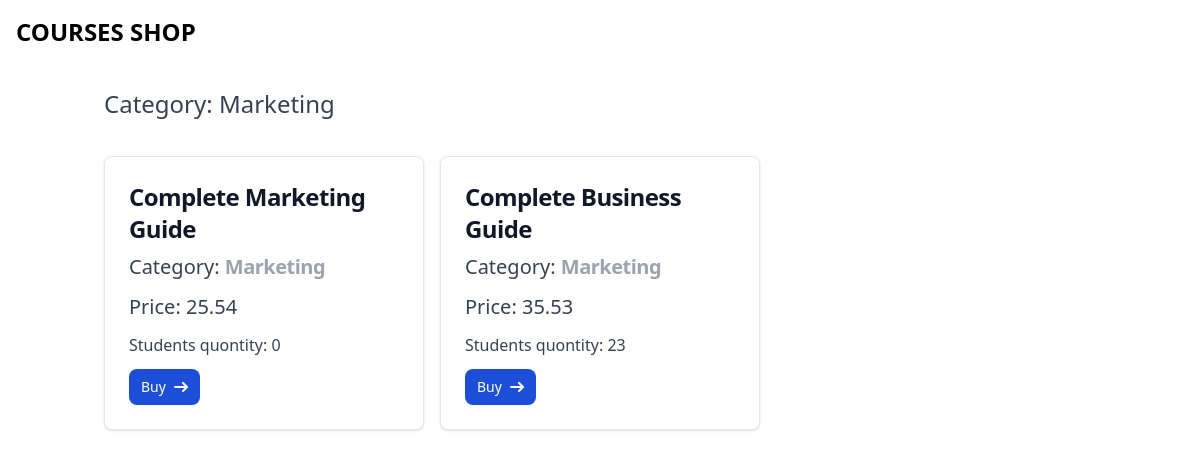
Screenshot of /shop/category/2 with the database file from the repository.
### shop/models.py (models this page shows, shortened)
class Category(models.Model):
    title = models.CharField(max_length=255)
    created_at = models.DateTimeField(default=timezone.now)

class Course(models.Model):
    title = models.CharField(max_length=300)
    price = models.FloatField()
    students_qty = models.IntegerField(default=0)
    reviews_qty = models.IntegerField(default=0)
    category = models.ForeignKey(Category, on_delete=models.CASCADE)
    created_at = models.DateTimeField(default=timezone.now)

### shop/views.py (the view)
# urls.py: path('category/<int:category_id>', views.show_category, name='category'),
def show_category(request: HttpRequest, category_id: int) -> HttpResponse:
    category = get_object_or_404(Category, pk=category_id)
    context = {
        'category': category,
        'courses': category.course_set.all(),
    }
    return render(request, 'shop/category.html', context)

### templates/shop/category.html (shortened to what this page needs)
{% extends "base.html" %}
{% block content %}
    <div class="pt-6 px-4">
        <p class="text-2xl mb-3 font-normal text-gray-700 dark:text-gray-400">Category: {{ category.title }} </p>
        {% include "shop/includes/courses_list.html" %}
    </div>
{% endblock %}

### templates/shop/includes/courses_list.html
<div class="grid lg:grid-cols-3 md:grid-cols-2 grid-cols-1 gap-4 pt-6">
    {% for course in courses %}
        <div class="max-w-sm p-6 bg-white border border-gray-200 rounded-lg shadow dark:bg-gray-800 dark:border-gray-700">
            <a href="{% url "shop:show" course.id %}">
                <h5 class="mb-2 text-2xl font-bold tracking-tight text-gray-900 dark:text-white">{{ course.title }}</h5>
            </a>
            <p class="text-xl mb-3 font-normal text-gray-700 dark:text-gray-400">Category: <a
                href="{% url "shop:category" course.category.id%}"
                class="mb-2 text-xl font-bold tracking-tight text-gray-400 dark:text-white"
                >{{ course.category.title }}</a> </p>
            <p class="text-xl mb-3 font-normal text-gray-700 dark:text-gray-400">Price: {{ course.price }} </p>
            <p class="mb-3 font-normal text-gray-700 dark:text-gray-400">Students quontity: {{ course.students_qty}} </p>
            <a href="#" class="inline-flex items-center px-3 py-2 text-sm font-medium text-center text-white bg-blue-700 rounded-lg hover:bg-blue-800 focus:ring-4 focus:outline-none focus:ring-blue-300 dark:bg-blue-600 dark:hover:bg-blue-700 dark:focus:ring-blue-800">
                Buy
                <svg class="w-3.5 h-3.5 ml-2" aria-hidden="true" xmlns="http://www.w3.org/2000/svg" fill="none" viewBox="0 0 14 10">
                    <path stroke="currentColor" stroke-linecap="round" stroke-linejoin="round" stroke-width="2" d="M1 5h12m0 0L9 1m4 4L9 9"/>
                </svg>
            </a>
        </div>
    {% endfor %}
</div>

### rows the page displays
Category: title "Marketing"
Course: title "Complete Marketing Guide", category "Marketing", price "25.54", students_qty "0"
Course: title "Complete Business Guide", category "Marketing", price "35.53", students_qty "23"
